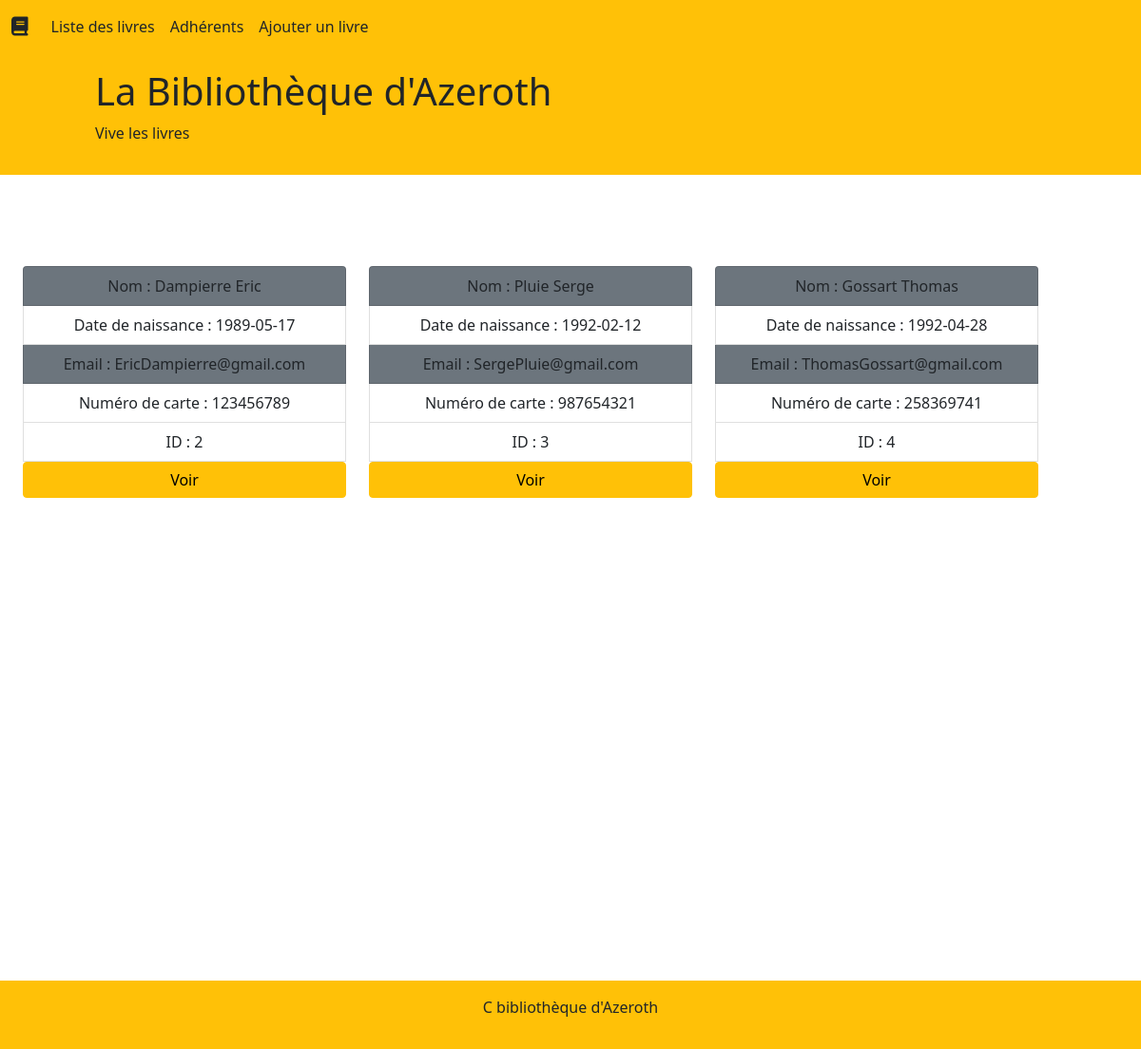
The page /users.php on the database its author committed.
### tables this page shows
CREATE TABLE user
(
    userID INT UNSIGNED NOT NULL AUTO_INCREMENT PRIMARY KEY, 
    firstname VARCHAR(100),
    lastname VARCHAR(100),
    birthdate DATE, 
    email VARCHAR(100),
    card_number INT(100)    
);

### users.php (called while the page is built)
<?php
require "model/dataBase.php";
require "model/userManager.php";
require "model/entity/user.php";
$userManager = new userManager;
$users = $userManager->getUsers();
require "view/usersView.php";

### model/dataBase.php (called while the page is built, shortened)
<?php
abstract class DataBase {
    static public function getDB(){
        try{
            $db = new PDO("mysql:host=" . self::HOST . ";dbname=" . self::NAME, self::LOGIN, self::PASSWORD);
            return $db;
        }catch (Exception $e) {
            exit($e->getMessage());
        }
    }
}

### model/userManager.php (called while the page is built, shortened)
<?php
class userManager {
  private PDO $_db;
  public function getUsers() {
    $query = $this->_db->prepare("SELECT * FROM user WHERE userID>1");
    $query->execute();
    $result = $query->fetchAll(PDO::FETCH_ASSOC);
    foreach($result as $key=>$user){
      $result[$key] = new User($user);
    }
    return $result;
  }
  function __construct(){
    $this->_db = DataBase::getDB();
}
}

### model/entity/user.php (called while the page is built, shortened)
<?php
class User {
    protected int $userID;
    protected string $firstname;
    protected string $lastname;
    protected string $birthdate;
    protected string $email;
    protected int $card_number;
    public function setuserID(int $userID){
        $this->userID = $userID;
    }
    public function getuserID():int {
        return $this->userID;
    }
    public function setFirstname(string $firstname){
        $this->firstname = $firstname;
    }
    public function getFirstname():string{
        return $this->firstname;
    }
    public function setLastname(string $lastname){
        $this->lastname = $lastname;
    }
    public function getLastname():string{
        return $this->lastname;
    }
    public function setBirthdate(string $birthdate){
        $this->birthdate = $birthdate;
    }
    public function getBirthdate():string{
        return $this->birthdate;
    }
    public function setEmail(string $email){
        $this->email = $email;
    }
    public function getEmail():string{
        return $this->email;
    }
    public function setCard_number(int $card_number){
        $this->card_number = $card_number;
    }
    public function getCard_number():int{
        return $this->card_number;
    }
    public function hydrate(array $data){
        foreach ($data as $key => $value) {
            $method = "set" . ucfirst($key);
        }
    }
}

### view/usersView.php (the view)
<?php
include "view/template/header.php";
?>
<div class="container row">
    <?php foreach($users as $user) : ?>
        <div class="col-4 text-center my-5">
            <ul class="list-group">
                <li class="list-group-item bg-secondary">Nom : <?php echo $user->getFirstname() . " " . $user->getLastname() ?></li>
                <li class="list-group-item">Date de naissance : <?php echo $user->getBirthdate()?></li>
                <li class="list-group-item bg-secondary">Email : <?php echo $user->getEmail()?></li>
                <li class="list-group-item">Numéro de carte : <?php echo $user->getCard_number()?></li>
                <li class="list-group-item">ID : <?php echo $user->getUserID()?></li>
                <a class="btn btn-warning  px-5" href="user.php?id=<?php echo $user->getUserId();?>">Voir</a>
            </ul>
        </div>
    <?php endforeach;?>
</div>
<?php
include "view/template/footer.php";
?>

### assets/css/main.css (style rules this page uses)
html { color: #222; font-size: 1em; line-height: 1.4; }

### rows shown on the page
user: firstname "Dampierre", lastname "Eric", birthdate "1989-05-17", email "EricDampierre@gmail.com", card_number "123456789", userID "2"
user: firstname "Pluie", lastname "Serge", birthdate "1992-02-12", email "SergePluie@gmail.com", card_number "987654321", userID "3"
user: firstname "Gossart", lastname "Thomas", birthdate "1992-04-28", email "ThomasGossart@gmail.com", card_number "258369741", userID "4"
